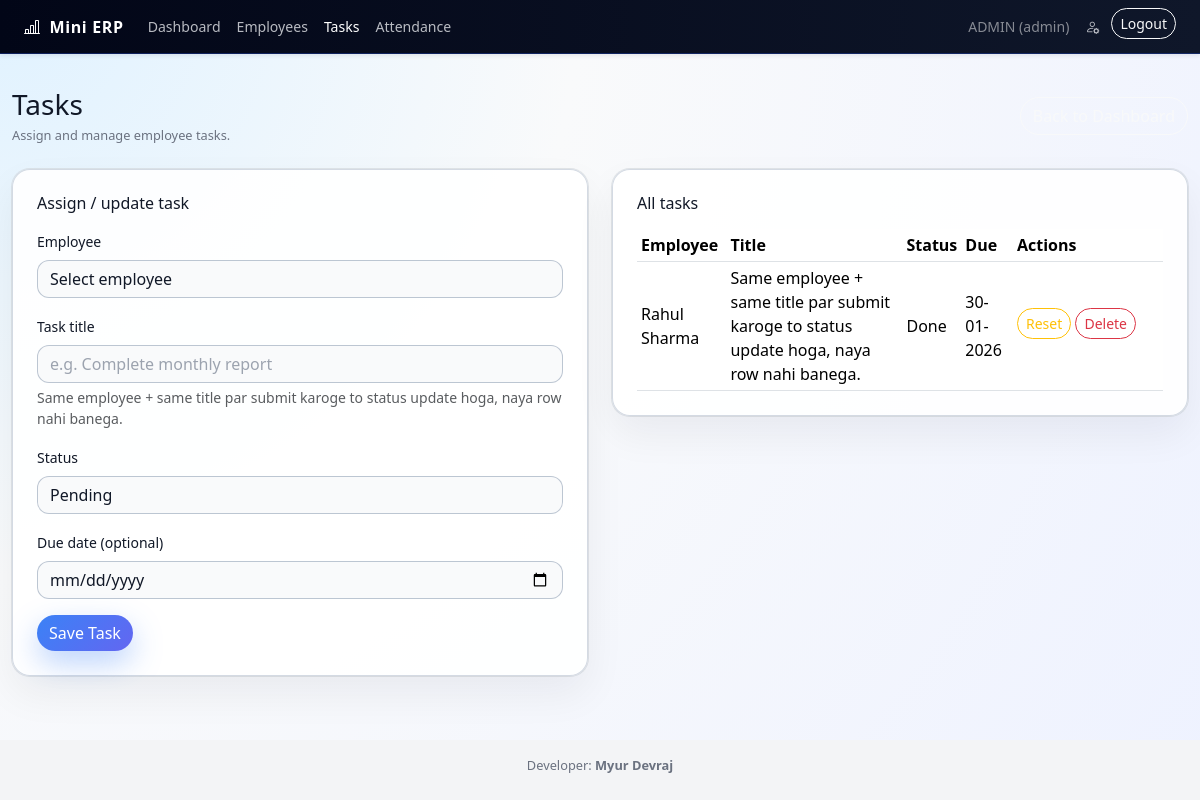
The app's page /admin/tasks (signed in), older data.
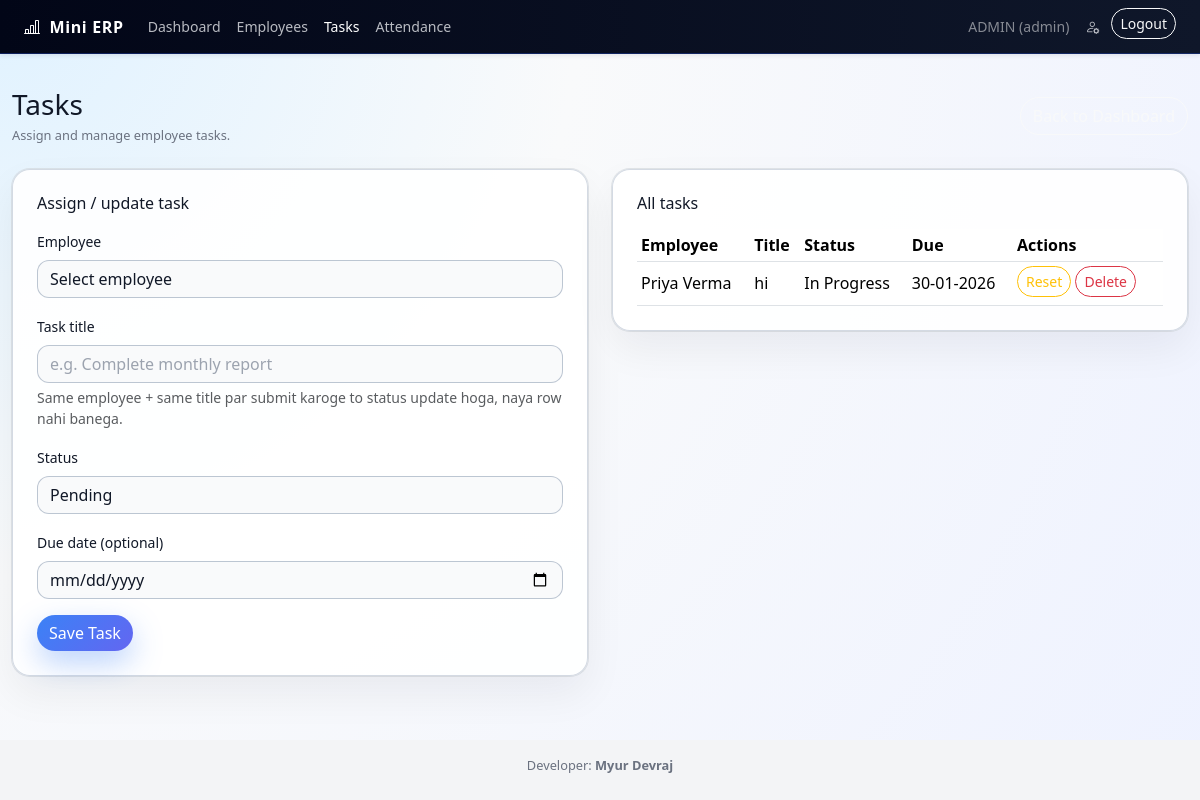
The same page, newer data.
### app.py (models this page shows, shortened)
class Task(db.Model):
    id = db.Column(db.Integer, primary_key=True)
    title = db.Column(db.String(200), nullable=False)
    status = db.Column(db.String(20), default="Pending")
    due_date = db.Column(db.Date, nullable=True)
    employee_id = db.Column(db.Integer, db.ForeignKey("employee.id"), nullable=False)
    employee = db.relationship("Employee", backref="tasks")

class Employee(db.Model):
    id = db.Column(db.Integer, primary_key=True)
    emp_code = db.Column(db.String(32), unique=True, nullable=True)
    username = db.Column(db.String(64), unique=True, nullable=False)
    password_hash = db.Column(db.String(255), nullable=False)
    name = db.Column(db.String(120), nullable=False)
    role = db.Column(db.String(80), nullable=False)           # 'admin' / 'employee'
    status = db.Column(db.String(20), default="Active")       # Active / On Leave / Inactive

### app.py (the view, shortened to what this page needs)
@app.route("/admin/tasks", methods=["GET", "POST"])
@login_required(role="admin")
def admin_tasks():
    employees = Employee.query.filter_by(role="employee").all()
    all_tasks = Task.query.order_by(Task.id.desc()).all()
    return render_template("admin_tasks.html", employees=employees, tasks=all_tasks)

### app.py (called while the page is built)
def login_required(role=None):
    def wrapper(f):
        @wraps(f)
        def decorated_function(*args, **kwargs):
            if "user_id" not in session:
                return redirect(url_for("login"))
            if role and session.get("role") != role:
                flash("Access denied", "danger")
                return redirect(url_for("login"))
            return f(*args, **kwargs)
        return decorated_function
    return wrapper

### templates/admin_tasks.html (shortened to what the changed rows need)
{% extends "base.html" %}
{% block content %}
<div class="row mb-4">
    <div class="col-12 d-flex justify-content-between align-items-center">
        <div>
            <h1 class="h3 mb-1">Tasks</h1>
        </div>
    </div>
</div>
<div class="row">
    <div class="col-lg-6">
        <div class="card card-soft p-4 mb-4">
            <h2 class="h6 mb-3">Assign / update task</h2>
        </div>
    </div>
    <div class="col-lg-6">
        <div class="card card-soft p-4">
            <h2 class="h6 mb-3">All tasks</h2>
            <div class="table-responsive">
                <table class="table table-sm align-middle mb-0">
                    <thead>
                        <tr>
                            <th>Employee</th>
                            <th>Title</th>
                            <th>Status</th>
                            <th>Due</th>
                            <th style="width: 150px;">Actions</th>
                        </tr>
                    </thead>
                    <tbody>
                        {% for task in tasks %}
                        <tr>
                            <td>{{ task.employee.name }}</td>
                            <td>{{ task.title }}</td>
                            <td>{{ task.status }}</td>
                            <td>
                                {% if task.due_date %}
                                    {{ task.due_date.strftime('%d-%m-%Y') }}
                                {% else %}
                                    -
                                {% endif %}
                            </td>
                            <td>
                                <form method="post"
                                      action="{{ url_for('admin_task_reset', task_id=task.id) }}"
                                      style="display:inline;">
                                    <button type="submit"
                                            class="btn btn-sm btn-outline-warning rounded-pill mb-1">
                                        Reset
                                    </button>
                                </form>
                                <form method="post"
                                      action="{{ url_for('admin_task_delete', task_id=task.id) }}"
                                      style="display:inline;"
                                      onsubmit="return confirm('Delete this task?');">
                                    <button type="submit"
                                            class="btn btn-sm btn-outline-danger rounded-pill mb-1">
                                        Delete
                                    </button>
                                </form>
                            </td>
                        </tr>
                        {% else %}
                        <tr>
                            <td colspan="5" class="text-muted small">
                                No tasks yet. Use the form to assign a task.
                            </td>
                        </tr>
                        {% endfor %}
                    </tbody>
                </table>
            </div>
        </div>
    </div>
</div>
{% endblock %}

Row changes from the older to the newer data that the page shows:
changed Task: employee.name "Rahul Sharma" → "Priya Verma"; title "Same employee + same title par submit karoge to status update hoga, naya row nahi banega." → "hi"; status "Done" → "In Progress"
